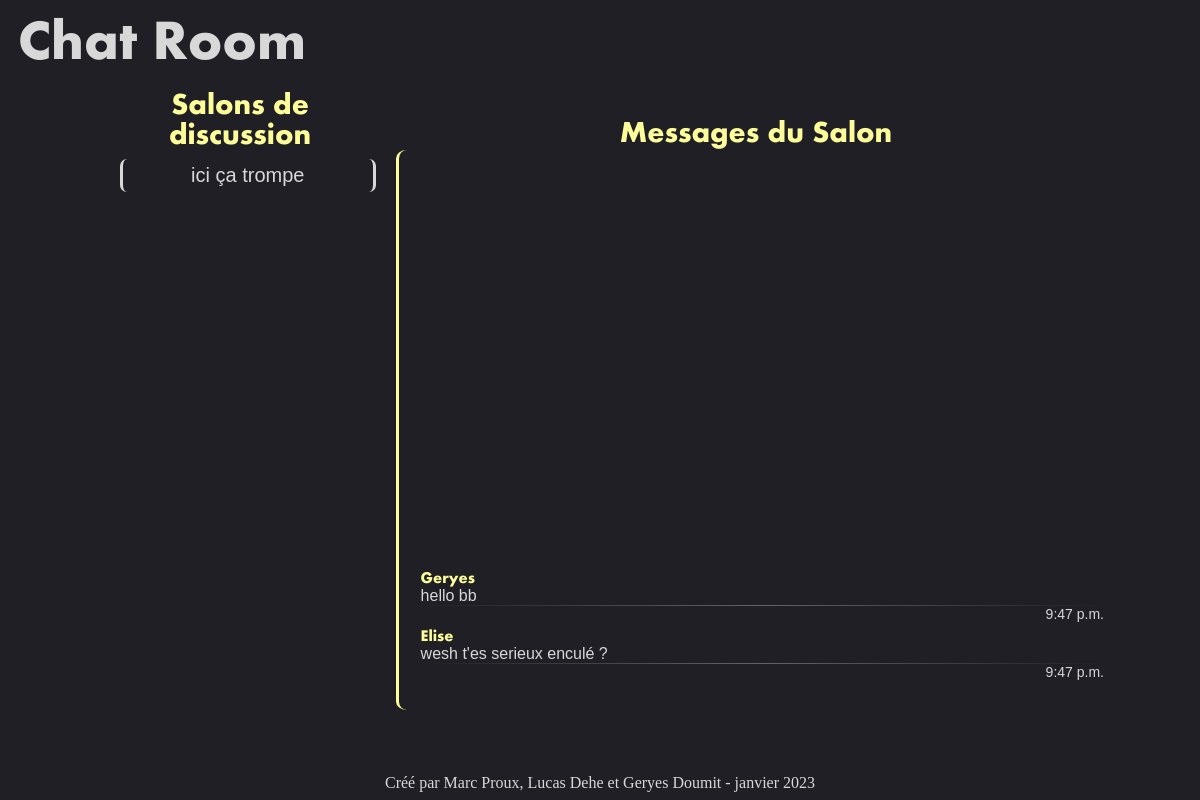
Page /chatrooms (signed in) on the earlier database version.
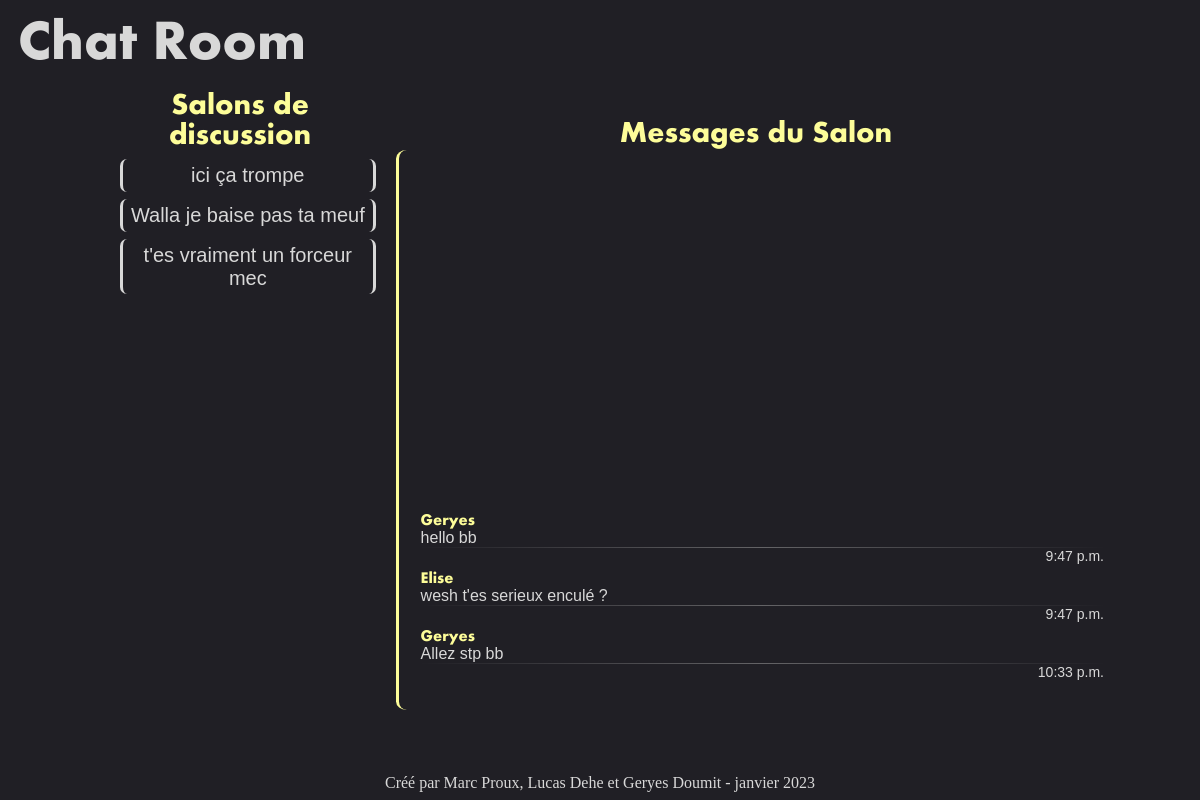
Same page on the later database version.
### chatRoom/models.py (models this page shows, shortened)
class Room(models.Model):
    name = models.CharField(max_length=200)
    users = models.ManyToManyField(User)

class Message(models.Model):
    user = models.ForeignKey(User, on_delete=models.CASCADE)
    room = models.ForeignKey(Room, on_delete=models.CASCADE)
    message = models.CharField(max_length=200)
    date = models.DateTimeField('date published')

### chatRoom/views.py (the view)
# urls.py: path('chatrooms', views.chatRooms, name='chatRooms'),
def chatRooms(request):
    all_rooms = Room.objects.get(id=2)
    messages_in_room = all_rooms.message_set.all()
    return render(request, 'chatRoom/main-page.html', {'user':request.user, 'messages_in_room':messages_in_room})

### chatRoom/templates/chatRoom/main-page.html
{% extends "chatRoom/baseLayout.html" %}
{% block content %}
{% if user.is_authenticated %}
    <header>
        <h1 class="main-page-title">Chat Room</h1>
    </header>
    <aside class="Room-list">
        <p class="Room-title">Salons de discussion</p>
        <nav>
            <ul>
                {% for room in user.room_set.all %}
                    <li class="Room-name">{{ room.name }}</li>
                {% endfor %}
            </ul>
        </nav>
    </aside>
    <section class="messages-list">
        <p class="Messages-title">Messages du Salon</p>
        <nav>
            <ul class="message-box">
                {% for message in messages_in_room %}
                    <li class="user">{{ message.user }}</li>
                    <li class="message">{{ message.message }}</li>
                    <li class="date">{{ message.date.time }}</li>
                {% endfor %}
            </ul>
        </nav>
    </section>
{% else %}
    <p>You are not logged in</p>
    <a href="{% url 'login' %}">Log In</a>
{% endif %}
{% endblock %}

### chatRoom/templates/chatRoom/baseLayout.html (shortened to what this page needs)
<!doctype html>
{% load static %}
<html lang="fr">
  <head>
    {% block styles %}
        <link rel="stylesheet" href="{% static 'chatRoom/style.css' %}" />
    {% endblock %}
  </head>
<body>
    <section>
        {% block content %} {% endblock %}
    </section>
    <footer>
        <div>
            <p>Créé par Marc Proux, Lucas Dehe et Geryes Doumit - janvier 2023</p>
        </div>
    </footer>

### chatRoom/static/chatRoom/style.css (style rules this page uses)
* { margin: 0; padding: 0; color: rgb(216, 216, 216); }
body { background-color: rgb(32,31,37); }
footer { position: absolute; color: rgb(167, 167, 167); bottom: 1%; width: 100%; text-align: center; margin: auto; }
.main-page-title { font-family: Aharoni, sans-serif; text-align: left; color: rgb(216, 216, 216); font-size: 350%; margin: 1.5%; }
li { list-style-type: none; width: 100%; }
.Messages-title, .Room-title { font-family: Aharoni, sans-serif; font-size: 30px; text-align: center; color: rgb(253, 253, 153); }
.messages-list { width: 60%; height: 70%; padding-right: 7%; float: right; text-align: left; position: absolute; bottom: 15%; right: 0%; }
.messages-list nav { padding-left: 3%; height: 100%; border-left: 3px solid rgb(253, 253, 153); border-radius: 1.5%; }
.user { color: rgb(253, 253, 153); font-family: Aharoni, sans-serif; margin-top: 1%; }
.message { font-family: sans-serif; color: rgb(216, 216, 216); border-bottom: 1px solid; border-image:linear-gradient(90deg, rgba(167,167,167,0) 0%, rgba(167,167,167,0.5) 50%, rgba(167,167,167,0) 100%) 1; }
.date { font-family: sans-serif; text-align: right; font-size: 14px; }
.message-box { width: 85%; }
.messages-list ul { position: absolute; bottom: 0; }
.Room-name { border-left: 3px solid rgb(216, 216, 216); border-right: 3px solid rgb(216, 216, 216); border-radius: 7px; font-family: sans-serif; font-size: 20px; text-align: center; padding: 2%; margin: 3% 0 3% 0; transition: ease-in-out 0.2s; }
.Room-list { width: 20%; padding-left: 10%; float: left; }

Differences in the rows shown:
added Room: name "Walla je baise pas ta meuf"
added Room: name "t'es vraiment un forceur mec"
added Message: user "Geryes", message "Allez stp bb", date.time "10:33 p.m."
